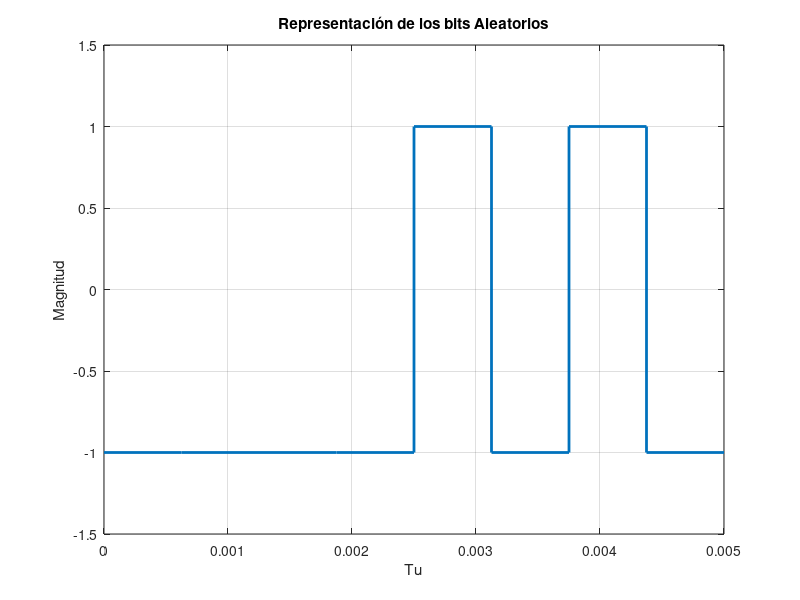

Write MATLAB code to recreate this figure. (Note: this script raises an error after producing the figure.)
clc;
clear all;
close all;

%Sistemas Celulares
%Practica 2
%Elaborado por Ulices Yarit Mora Alavez
%Parte 1. Características de la señal OFDM
%Primero se generan los 8 bits aleatorios
bkt = randi([0,1], 1, 8);%16 bits

%Convertir los bits generados aleatoriamente a la representacion en
%sistemas celulares 1 pasa a -1 y 0 a 1.
bkt(bkt == 0) =-1;

% Agregar un valor adicional al final igual al último valor para
% representar correctamente el ultimo pulso
bktAux = [bkt, bkt(end)];

% Crear un vector de tiempo para representar los pulsos
sepPort = 1600;
sepPort2 = 2000;
sepPort3 = 3200;

%Tiempo útil de cada simbolo
Tu=1/sepPort;
Tu2=1/sepPort2;
Tu3=1/sepPort3;

% Tiempo de guarda
Ts=1/16000;

% Vector de tiempo de Ts de cada subportadora
T=0:Ts:Tu-Ts;
T2=0:Ts:Tu2-Ts;
T3=0:Ts:Tu3-Ts;

% Numero de Subportadoras
Nc=8;


t = 0:Tu:(length(bktAux)-1)*Tu;
t1 = Tu:Tu:(length(bktAux)-1)*Tu;
t2 = 0:Tu:(length(bktAux)-2)*Tu;
L = length(T)*160;
Fs=1/Ts;
f = Fs*(-(L/2):(L/2)-1)/L;
stairs(t, bktAux, 'LineWidth', 2);

% Ajustar los ejes para que cada pulso dure una unidad de tiempo
xlim([0, (length(bktAux)-1)*Tu]);
ylim([-1.5, 1.5]);

% Etiquetas de los ejes
xlabel('Tu');
ylabel('Magnitud');

% Título del gráfico
title('Representación de los bits Aleatorios');

% Añadir grid
grid on;

modsig = zeros(1,length(T));
modsig2 = zeros(1,length(T2));
modsig3 = zeros(1,length(T3));
modsig1 = zeros(1,length(T));
modsig12 = zeros(1,length(T2));
modsig13 = zeros(1,length(T3));
espectroS = zeros(1,length(f));
espectroS2 = zeros(1,length(f));
espectroS3 = zeros(1,length(f));

%Señal modulada
for c=1:Nc
    modsig = (modsig+bkt(c)*exp(1i*2*pi*sepPort));
    modsig2 = (modsig2+bkt(c)*exp(1i*2*pi*sepPort2));
    modsig3 = modsig3+bkt(c)*exp(1i*2*pi*T3(c-1)*sepPort3);
    modsig1(c,:) = bkt(c)*exp(1i*2*pi*T(c-1)*sepPort);
    modsig12(c,:) = bkt(c)*exp(1i*2*pi*T2(c-1)*sepPort2);
    modsig13(c,:) = bkt(c)*exp(1i*2*pi*T3(c-1)*sepPort3);
    figure
    subplot(2,1,1)
    plot(T,abs(modsig1(c,:)));
    grid on;
    title(['Magnitud de la señal modulada ' num2str(c) ' a 1600 Hz']);
    xlabel('\Deltat');
    ylabel('Magnitud');

    espectroS=fftshift(abs(fft(modsig1(c,:), L)));
    subplot(2,1,2)
    plot(f,abs(espectroS)/max(abs(espectroS)))
    grid on;
    title(['Magnitud del espectro de la señal modulada ' num2str(c) ' a 1600Hz']);
    xlabel('Hz');
    ylabel('Magnitud');


    figure
    subplot(2,1,1)
    plot(T2,abs(modsig12(c,:)));
    grid on;
    title(['Magnitud de la señal modulada ' num2str(c) ' a 2000 Hz']);
    xlabel('\Deltat');
    ylabel('Magnitud');

    espectroS2=fftshift(abs(fft(modsig12(c,:), L)));
    subplot(2,1,2)
    plot(f,abs(espectroS2)/max(abs(espectroS2)))
    grid on;
    title(['Magnitud del espectro de la señal modulada ' num2str(c) ' a 2000Hz']);
    xlabel('Hz');
    ylabel('Magnitud');



    figure
    subplot(2,1,1)
    plot(T3,abs(modsig13(c,:)));
    grid on;
    title(['Magnitud de la señal modulada ' num2str(c) ' a 3200 Hz']);
    xlabel('\Deltat');
    ylabel('Magnitud');

    espectroS3=fftshift(abs(fft(modsig13(c,:), L)));
    subplot(2,1,2)
    plot(f,abs(espectroS3)/max(abs(espectroS3)))
    grid on;
    title(['Magnitud del espectro de la señal modulada ' num2str(c) ' a 3200Hz']);
    xlabel('Hz');
    ylabel('Magnitud');
end


figure
plot(T, abs(modsig));
title('Magnitud de la señal multiplexada s(t) a 1600 Hz');
xlabel('\Deltat');
ylabel('Magnitud');
grid on

figure
plot(T2, abs(modsig2));
title('Magnitud de la señal multiplexada s(t) a 2000 Hz');
xlabel('\Deltat');
ylabel('Magnitud');
grid on

figure
plot(T3, abs(modsig3));
title('Magnitud de la señal multiplexada s(t) a 3200 Hz');
xlabel('\Deltat');
ylabel('Magnitud');
grid on


%calculando el espectro de s(t)
SF=fftshift(abs(fft(modsig, L)));
SF2=fftshift(abs(fft(modsig2, L)));
SF3=fftshift(abs(fft(modsig3, L)));
figure
subplot(3,1,1)
plot(f,abs(SF)/max(abs(SF)))
xlabel('Hz')
ylabel('Magnitud')
title('Magnitud de S(f) a 1600 Hz')
grid on

subplot(3,1,2)
plot(f,abs(SF2)/max(abs(SF2)))
xlabel('Hz')
ylabel('Magnitud')
title('Magnitud de S(f) a 2000 Hz')

subplot(3,1,3)
plot(f,abs(SF3)/max(abs(SF3)))
%stem(f,abs(espectroS1),'Color','r');
xlabel('Hz')
ylabel('Magnitud')
title('Magnitud de S(f) a 3200 Hz')
grid on


%%%%%%%%%%%%%%%%%%%%
%Segunda parte de la práctica
N=16;
N2=6;
N3=8;
N4=32;
nTs=Tu/N;
nTs2=Tu/N2;
nTs3=Tu/N3;
nTs4=Tu/N4;
n = 0:nTs:Tu-nTs;
n2 = 0:nTs2:Tu-nTs2;
n3 = 0:nTs3:Tu-nTs3;
n4 = 0:nTs4:Tu-nTs4;
sn = ifft(bkt,N);
sn2 = ifft(bkt,N2);
sn3 = ifft(bkt,N3);
sn4 = ifft(bkt,N4);
figure
stem(n,N*abs(sn),'Color','r');
plot(n,N*abs(sn), 'color', 'r', 'LineWidth',2)
xlabel('Tiempo')
ylabel('Magnitud')
title(['Comparación de la magnitud de s_n y s(t), N=' num2str(N)])
grid on
hold on

plot(T, abs(modsig), 'color', 'b', 'LineWidth',2);
legend('s_n','s(t)')


figure
subplot(2,2,1)
plot(n,N*abs(sn), 'color', 'r', 'LineWidth',2)
xlabel('Tiempo')
ylabel('Magnitud')
title(['Comparación de la magnitud de s_n y s(t), N=' num2str(N)])
grid on
hold on

plot(T, abs(modsig), 'color', 'b', 'LineWidth',2);
legend('s_n','s(t)')

subplot(2,2,2)
plot(n2,N2*abs(sn2), 'color', 'r', 'LineWidth',2)
xlabel('Tiempo')
ylabel('Magnitud')
title(['Comparación de la magnitud de s_n y s(t), N=' num2str(N2)])
grid on
hold on

plot(T, abs(modsig), 'color', 'b', 'LineWidth',2);
legend('s_n','s(t)')

subplot(2,2,3)
plot(n3,N3*abs(sn3), 'color', 'r', 'LineWidth',2)
xlabel('Tiempo')
ylabel('Magnitud')
title(['Comparación de la magnitud de s_n y s(t), N=' num2str(N3)])
grid on
hold on

plot(T, abs(modsig), 'color', 'b', 'LineWidth',2);
legend('s_n','s(t)')

subplot(2,2,4)
plot(n4,N4*abs(sn4), 'color', 'r', 'LineWidth',2)
xlabel('Tiempo')
ylabel('Magnitud')
title(['Comparación de la magnitud de s_n y s(t), N=' num2str(N4)])
grid on
hold on

plot(T, abs(modsig), 'color', 'b', 'LineWidth',2);
legend('s_n','s(t)')